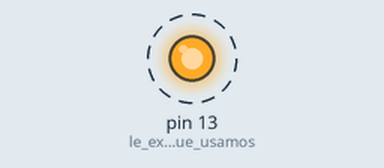
The sketch below on a simulated Arduino Uno, built with avr-gcc and run on an emulated ATmega328P. Parts: output pins drawn as LEDs (lit = HIGH). Dashed ring = blinking. At 15.0 s the program stops and its outputs stay as they are.

Above: at 0.5 s.
Timing chart, 0 to 4.6 s (numbered marks = the images above):
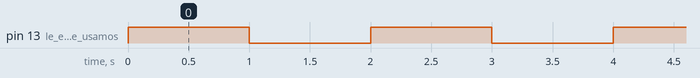

The sketch:

PrendiendoEl13enFor.ino
```cpp
void setup() {
pinMode(13,OUTPUT);// le explicamos que usamos el pin 13 como salida

}

void loop() {

for(int i=0;i<5;i++)
{
digitalWrite(13,HIGH);//prendido
delay(1000);//durante 1 egundos
digitalWrite(13,LOW);//apagado
delay(1000);//durante 1 segundo
}
digitalWrite(13,LOW);
delay(5000);//espera 5 segundosy arranca nuevamente si no sale
exit(0);
}
```

Measured:
- by itself, pin 13 (le_explicamos_que_usamos): alternates HIGH for 1.0 s and LOW for 1.0 s, 10 changes in all, then stays LOW
